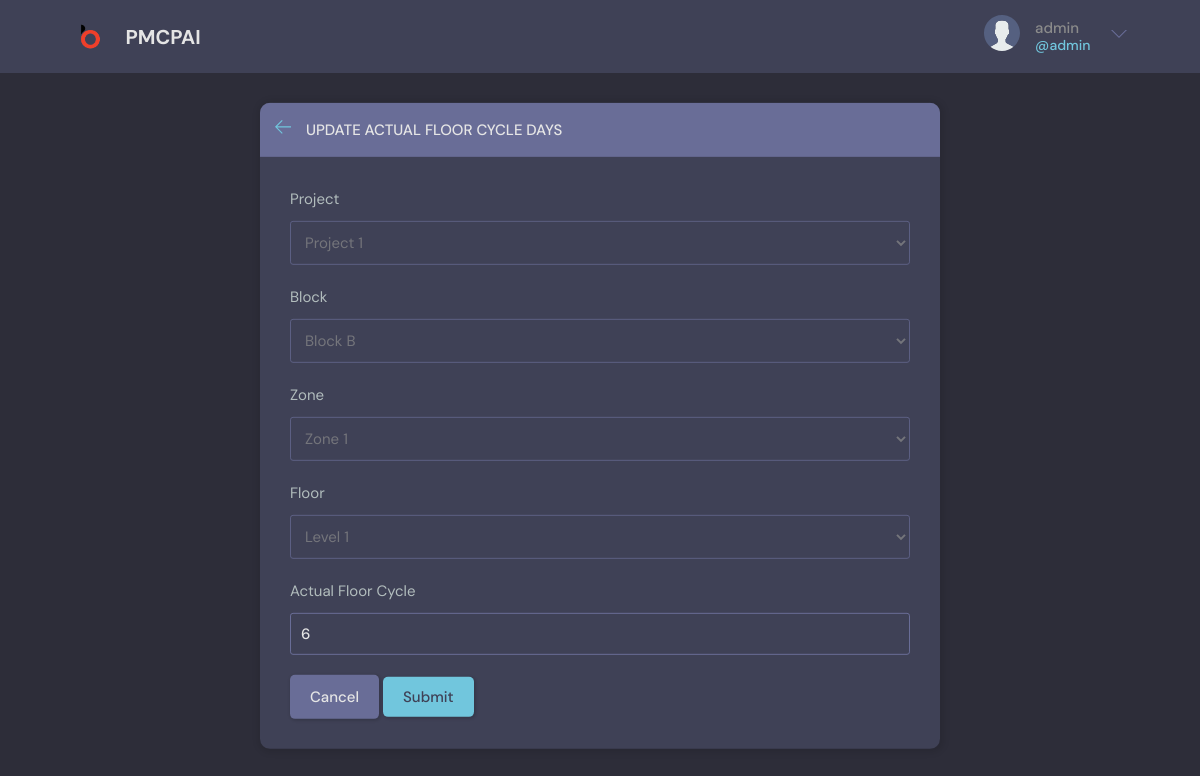
/update-actualfloor/25/ (signed in), run on an earlier commit of the app's database.
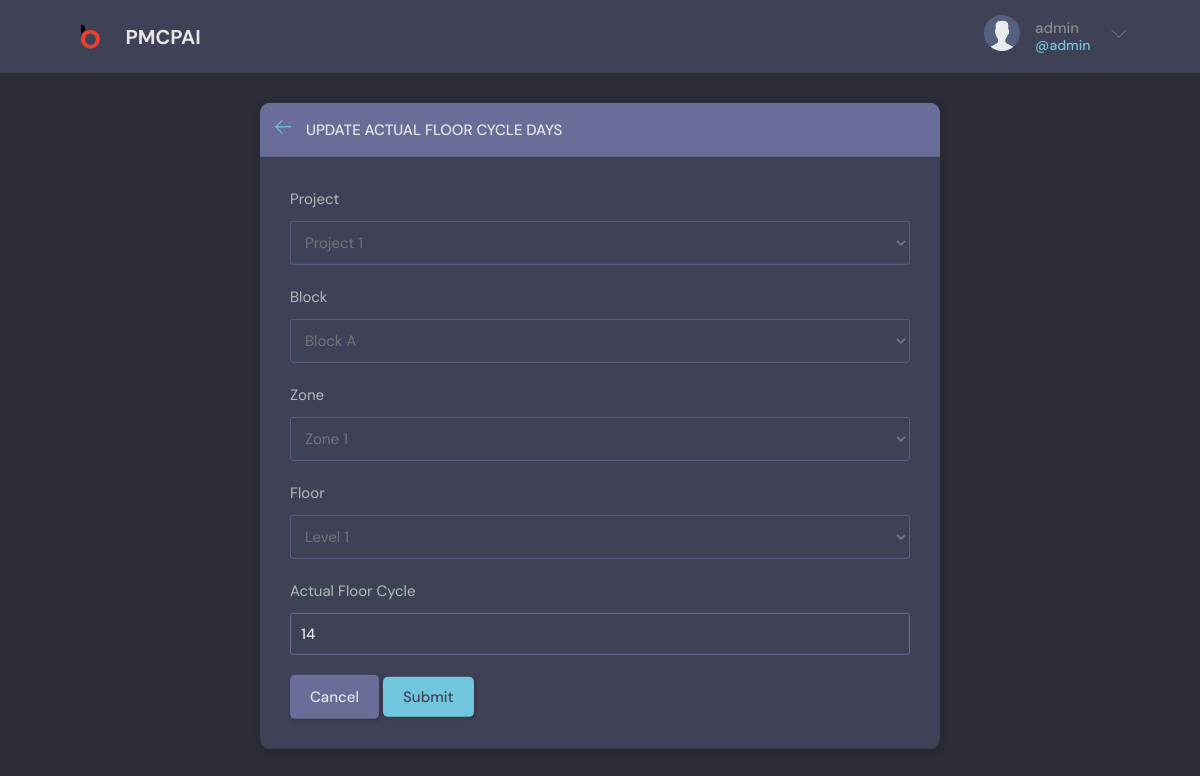
And on a later commit of the database.
### base/models.py (models this page shows, shortened)
class ActualFloor(models.Model):
    project = models.ForeignKey(
        Project, related_name='actualfloors', on_delete=models.CASCADE)
    block = models.ForeignKey(Block, on_delete=models.CASCADE)
    zone = models.ForeignKey(Zone, on_delete=models.CASCADE)
    floor = models.ForeignKey(Floor, on_delete=models.CASCADE)
    actual_due_date = models.DateField()
    actual_progress_percentage = models.PositiveIntegerField(default=0)
    actual_floor_cycle = models.PositiveIntegerField(default=1)
    updated = models.DateTimeField(auto_now=True)
    created = models.DateTimeField(auto_now_add=True)
    class Meta:
        ordering = ['floor__pk', '-updated', '-created']

### base/views.py (the view, shortened to what this page needs)
@login_required(login_url='login')
def updateActualFloor(request, pk):
    page = 'update_actualfloor'
    actualfloor = ActualFloor.objects.get(id=pk)
    projects = Project.objects.get(id=actualfloor.project.pk)
    blocks = projects.projectblocks.filter(id=actualfloor.block.pk)
    zones = projects.projectzones.filter(id=actualfloor.zone.pk)
    floors = projects.projectfloors.all()
    form = UpdateActualFloorForm(instance=actualfloor)
    context = {'form': form, 'actualfloor': actualfloor, 'page': page}
    return render(request, 'base/actualfloor_form.html', context)

### base/forms.py
class UpdateActualFloorForm(ModelForm):
    class Meta:
        model = ActualFloor
        fields = '__all__'
        exclude = ('actual_due_date', "actual_progress_percentage",)
    def __init__(self, *args, **kwargs):
        super().__init__(*args, **kwargs)
        self.fields["project"].disabled = True
        self.fields["block"].disabled = True
        self.fields["zone"].disabled = True
        self.fields["floor"].disabled = True

### base/models.py (called while the page is built)
    def __str__(self):
        return self.project_name

    def __str__(self):
        return (self.block_name)

    def __str__(self):
        return (self.zone_name)

    def __str__(self):
        return (self.floor_name)

### base/templates/base/actualfloor_form.html (shortened to what this page needs)
{% extends 'main.html' %}
{% block content %}
<main class="update-account layout">
    <div class="container">
        <div class="layout__box">
            <div class="layout__boxHeader">
                <div class="layout__boxTitle">
                    <a href="{{request.META.HTTP_REFERER}}">
                        <svg version="1.1" xmlns="http://www.w3.org/2000/svg" width="32" height="32"
                            viewBox="0 0 32 32">
                            <title>arrow-left</title>
                            <path
                                d="M13.723 2.286l-13.723 13.714 13.719 13.714 1.616-1.611-10.96-10.96h27.625v-2.286h-27.625l10.965-10.965-1.616-1.607z">
                            </path>
                        </svg>
                    </a>
                    <h3>Update Actual Floor Cycle Days</h3>
                </div>
            </div>
            <div class="layout__body">
                {% if page == 'update_actualfloor' %}
                <form method="POST" id="actualFloorForm" action="" blocks-url="{% url 'load-blocks' %}"
                    zones-url="{% url 'load-zones' %}" floors-url="{% url 'load-floors' %}">
                    <div class="form__group">
                        <label for="room_name">Project</label>
                        {{form.project}}
                    </div>
                    <div class="form__group">
                        <label for="room_name">Block</label>
                        {{form.block}}
                    </div>
                    <div class="form__group">
                        <label for="room_name">Zone</label>
                        {{form.zone}}
                    </div>
                    <div class="form__group">
                        <label for="room_name">Floor</label>
                        {{form.floor}}
                    </div>
                    <div class="form__group">
                        <label for="room_name">Actual Floor Cycle</label>
                        {{form.actual_floor_cycle}}
                    </div>
                    <a class="btn btn--dark" href="{{request.META.HTTP_REFERER}}">Cancel</a>
                    <button class="btn btn--main" type="submit">Submit</button>
                </form>
                {% endif %}
            </div>
        </div>
    </div>
</main>
{% endblock %}

What changed in the data, as far as the page shows it:
changed ActualFloor "Project 1": block "Block B" → "Block A"; actual_floor_cycle "6" → "14"
